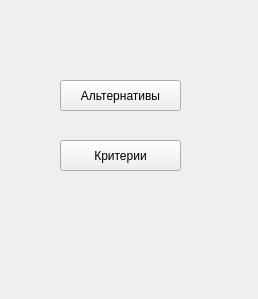
<?xml version="1.0" encoding="UTF-8"?>
<ui version="4.0">
 <class>start_menu</class>
 <widget class="QWidget" name="start_menu">
  <property name="geometry">
   <rect>
    <x>0</x>
    <y>0</y>
    <width>258</width>
    <height>299</height>
   </rect>
  </property>
  <property name="windowTitle">
   <string>start_menu</string>
  </property>
  <widget class="QPushButton" name="pushButton">
   <property name="geometry">
    <rect>
     <x>60</x>
     <y>80</y>
     <width>121</width>
     <height>31</height>
    </rect>
   </property>
   <property name="text">
    <string>Альтернативы</string>
   </property>
  </widget>
  <widget class="QPushButton" name="pushButton_2">
   <property name="geometry">
    <rect>
     <x>60</x>
     <y>140</y>
     <width>121</width>
     <height>31</height>
    </rect>
   </property>
   <property name="text">
    <string>Критерии</string>
   </property>
  </widget>
 </widget>
 <resources/>
 <connections/>
</ui>
